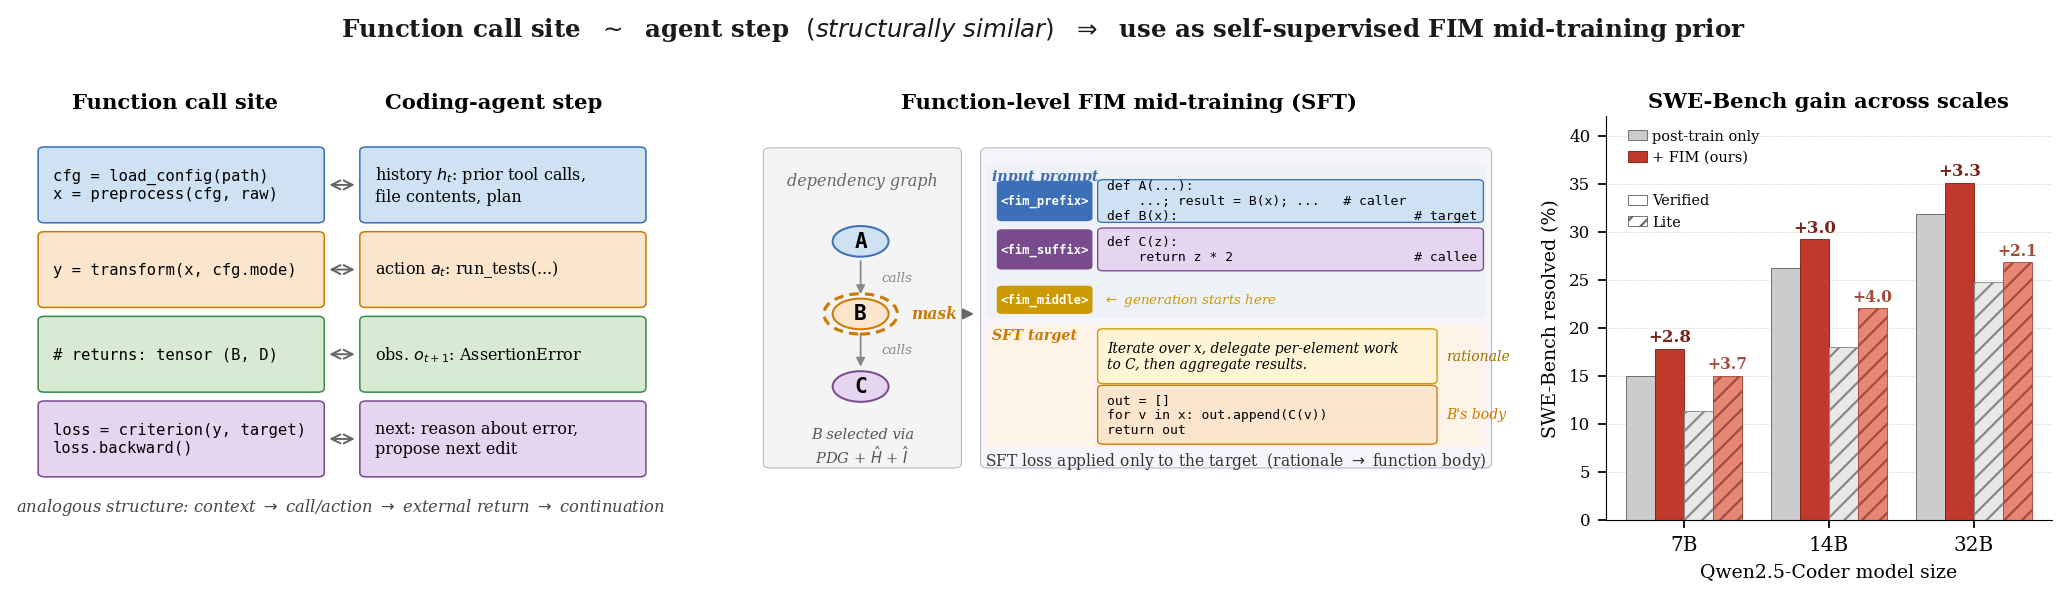

Write the Python code that produced this figure.
"""Teaser v7: fix sub-header overlap, clarify SFT framing, add 'structurally similar' to title."""
from pathlib import Path
import matplotlib.pyplot as plt
import matplotlib.patches as mpatches
from matplotlib.patches import FancyArrowPatch
import matplotlib as mpl
import numpy as np

mpl.rcParams.update({
    "font.family": "serif",
    "font.serif": ["DejaVu Serif"],
    "font.size": 9,
    "axes.linewidth": 0.5,
    "pdf.fonttype": 42,
})

ROOT = Path(__file__).resolve().parent

C_CTX  = "#cfe2f3"
C_ACT  = "#fce5cd"
C_RET  = "#d9ead3"
C_CONT = "#e6d5f0"
EDGE   = {C_CTX: "#3b6fb8", C_ACT: "#cc7a00",
          C_RET: "#3a8c4f", C_CONT: "#7a4a8e"}
C_BG_FIM = "#f7f5fb"
C_RATIONALE = "#fff5d6"
C_INPUT_TINT = "#eef2f7"   # subtle blue-grey tint for "input" group
C_TARGET_TINT = "#fdf3e9"  # subtle orange tint for "target" group


def add_block(ax, x, y, w, h, color, text, monospace=True, fs=7.0):
    rect = mpatches.FancyBboxPatch(
        (x, y), w, h,
        boxstyle="round,pad=0.004,rounding_size=0.010",
        linewidth=0.7, facecolor=color, edgecolor=EDGE[color], zorder=2,
    )
    ax.add_patch(rect)
    fam = "monospace" if monospace else "serif"
    ax.text(x + 0.020, y + h / 2, text, fontsize=fs, va="center",
            ha="left", family=fam, zorder=3)


fig = plt.figure(figsize=(13.0, 3.5))

# Reduce top margin so we have a real gap below the header
gs = fig.add_gridspec(
    1, 3,
    width_ratios=[1.40, 1.65, 1.00],
    wspace=0.18,
    left=0.012, right=0.985, bottom=0.08, top=0.80,
)

# Header — now explicit "structurally similar" wording
fig.text(0.5, 0.955,
         r"Function call site  $\sim$  agent step  "
         r"$\mathit{(structurally\ similar)}$  "
         r"$\Rightarrow$  use as self-supervised FIM mid-training prior",
         fontsize=11.0, ha="center", va="center", fontweight="bold",
         color="#1a1a1a")

# =============================================================
# LEFT PANEL — analogy
# =============================================================
axL = fig.add_subplot(gs[0, 0])
axL.set_xlim(0, 1); axL.set_ylim(0, 1)
axL.axis("off")

# Sub-headers — moved to y=1.04 (above the axes box) so they don't overlap blocks
axL.text(0.235, 1.01, "Function call site", fontsize=9.5,
         fontweight="bold", ha="center", va="bottom")
axL.text(0.745, 1.01, "Coding-agent step", fontsize=9.5,
         fontweight="bold", ha="center", va="bottom")

# Pull blocks down so they start clearly below subheaders
ROW_H = 0.180
GAP   = 0.030
y0    = 0.74        # was 0.78 in v6; lowered to give breathing room
def lrow(i): return y0 - i * (ROW_H + GAP)

LW = 0.45
RW = 0.45
LX = 0.020
RX = 0.535

add_block(axL, LX, lrow(0), LW, ROW_H, C_CTX,
          "cfg = load_config(path)\nx = preprocess(cfg, raw)", fs=7.0)
add_block(axL, LX, lrow(1), LW, ROW_H, C_ACT,
          "y = transform(x, cfg.mode)", fs=7.0)
add_block(axL, LX, lrow(2), LW, ROW_H, C_RET,
          "# returns: tensor (B, D)", fs=7.0)
add_block(axL, LX, lrow(3), LW, ROW_H, C_CONT,
          "loss = criterion(y, target)\nloss.backward()", fs=7.0)

add_block(axL, RX, lrow(0), RW, ROW_H, C_CTX,
          "history $h_t$: prior tool calls,\nfile contents, plan",
          monospace=False, fs=7.2)
add_block(axL, RX, lrow(1), RW, ROW_H, C_ACT,
          "action $a_t$: run_tests(...)",
          monospace=False, fs=7.2)
add_block(axL, RX, lrow(2), RW, ROW_H, C_RET,
          "obs. $o_{t+1}$: AssertionError",
          monospace=False, fs=7.2)
add_block(axL, RX, lrow(3), RW, ROW_H, C_CONT,
          "next: reason about error,\npropose next edit",
          monospace=False, fs=7.2)

# Bidirectional analogy arrows
for i in range(4):
    yc = lrow(i) + ROW_H / 2
    arr = FancyArrowPatch(
        (0.475, yc), (0.530, yc),
        arrowstyle="<->", mutation_scale=10,
        linewidth=0.9, color="#666666", zorder=4,
    )
    axL.add_patch(arr)

# Bottom caption — keep at lower position, no longer competing with sub-headers
axL.text(0.50, 0.005,
         "analogous structure: context $\\to$ call/action $\\to$ "
         "external return $\\to$ continuation",
         fontsize=7.4, ha="center", va="bottom",
         color="#444444", style="italic")


# =============================================================
# MIDDLE PANEL — function-level FIM as SFT (input → target)
# =============================================================
axM = fig.add_subplot(gs[0, 1])
axM.set_xlim(0, 1); axM.set_ylim(0, 1)
axM.axis("off")

# Title moved up just like left panel
axM.text(0.5, 1.01, "Function-level FIM mid-training (SFT)",
         fontsize=9.5, fontweight="bold", ha="center", va="bottom")

PDG_LEFT, PDG_RIGHT = 0.005, 0.27
FIM_LEFT, FIM_RIGHT = 0.30, 0.99

# ---------- PDG diagram ----------
pdg_bg = mpatches.FancyBboxPatch(
    (PDG_LEFT, 0.13), PDG_RIGHT - PDG_LEFT, 0.79,
    boxstyle="round,pad=0.002,rounding_size=0.010",
    linewidth=0.5, facecolor="#f4f4f4", edgecolor="#bbb",
    zorder=1,
)
axM.add_patch(pdg_bg)
axM.text((PDG_LEFT + PDG_RIGHT) / 2, 0.86,
         "dependency graph", fontsize=7.2,
         ha="center", va="top", color="#666",
         style="italic")

NODE_R = 0.038
node_A = (0.135, 0.69)
node_B = (0.135, 0.51)
node_C = (0.135, 0.33)

for (x1, y1), (x2, y2) in [(node_A, node_B), (node_B, node_C)]:
    arr = FancyArrowPatch(
        (x1, y1 - NODE_R), (x2, y2 + NODE_R),
        arrowstyle="-|>", mutation_scale=8,
        linewidth=0.8, color="#888", zorder=2,
    )
    axM.add_patch(arr)
    axM.text(x1 + 0.028, (y1 + y2) / 2, "calls",
             fontsize=6.0, ha="left", va="center",
             color="#888", style="italic", zorder=2)

circ_A = mpatches.Circle(node_A, NODE_R,
                          facecolor=C_CTX, edgecolor=EDGE[C_CTX],
                          linewidth=0.9, zorder=3)
axM.add_patch(circ_A)
axM.text(node_A[0], node_A[1], "A", fontsize=9.5, fontweight="bold",
         ha="center", va="center", family="monospace", zorder=4)

circ_B_halo = mpatches.Circle(node_B, NODE_R + 0.012,
                               facecolor="none", edgecolor=EDGE[C_ACT],
                               linewidth=1.4, linestyle=(0, (3, 2)),
                               zorder=3)
axM.add_patch(circ_B_halo)
circ_B = mpatches.Circle(node_B, NODE_R,
                          facecolor=C_ACT, edgecolor=EDGE[C_ACT],
                          linewidth=0.9, zorder=4)
axM.add_patch(circ_B)
axM.text(node_B[0], node_B[1], "B", fontsize=9.5, fontweight="bold",
         ha="center", va="center", family="monospace", zorder=5)
axM.text(node_B[0] + NODE_R + 0.030, node_B[1], "mask",
         fontsize=7.0, ha="left", va="center",
         color=EDGE[C_ACT], style="italic", fontweight="bold", zorder=5)

circ_C = mpatches.Circle(node_C, NODE_R,
                          facecolor=C_CONT, edgecolor=EDGE[C_CONT],
                          linewidth=0.9, zorder=3)
axM.add_patch(circ_C)
axM.text(node_C[0], node_C[1], "C", fontsize=9.5, fontweight="bold",
         ha="center", va="center", family="monospace", zorder=4)

axM.text((PDG_LEFT + PDG_RIGHT) / 2, 0.18,
         "B selected via\nPDG + $\\hat{H}$ + $\\hat{I}$",
         fontsize=6.6, ha="center", va="center",
         color="#555", style="italic")

arr_bridge = FancyArrowPatch(
    (PDG_RIGHT + 0.005, 0.51), (FIM_LEFT - 0.005, 0.51),
    arrowstyle="-|>", mutation_scale=10,
    linewidth=0.9, color="#666", zorder=2,
)
axM.add_patch(arr_bridge)

# ---------- FIM sample with explicit input / target grouping ----------
bg = mpatches.FancyBboxPatch(
    (FIM_LEFT, 0.13), FIM_RIGHT - FIM_LEFT, 0.79,
    boxstyle="round,pad=0.002,rounding_size=0.010",
    linewidth=0.5, facecolor=C_BG_FIM, edgecolor="#bbb5cc",
    zorder=1,
)
axM.add_patch(bg)

# --- INPUT group background (covers fim_prefix + fim_suffix + fim_middle sentinel) ---
INPUT_TOP = 0.88
INPUT_BOTTOM = 0.50    # just above the rationale-and-body block
input_group = mpatches.FancyBboxPatch(
    (FIM_LEFT + 0.006, INPUT_BOTTOM),
    (FIM_RIGHT - FIM_LEFT) - 0.012,
    INPUT_TOP - INPUT_BOTTOM,
    boxstyle="round,pad=0.0,rounding_size=0.008",
    linewidth=0.0, facecolor=C_INPUT_TINT, zorder=1.5,
)
axM.add_patch(input_group)
# 'input (prompt)' label on the left edge of the input group
axM.text(FIM_LEFT + 0.014, INPUT_TOP - 0.012, "input prompt",
         fontsize=6.4, ha="left", va="top",
         color="#3b6fb8", fontweight="bold", style="italic", zorder=10)

# --- TARGET group background ---
TARGET_TOP = 0.485
TARGET_BOTTOM = 0.18
target_group = mpatches.FancyBboxPatch(
    (FIM_LEFT + 0.006, TARGET_BOTTOM),
    (FIM_RIGHT - FIM_LEFT) - 0.012,
    TARGET_TOP - TARGET_BOTTOM,
    boxstyle="round,pad=0.0,rounding_size=0.008",
    linewidth=0.0, facecolor=C_TARGET_TINT, zorder=1.5,
)
axM.add_patch(target_group)
axM.text(FIM_LEFT + 0.014, TARGET_TOP - 0.012, "SFT target",
         fontsize=6.4, ha="left", va="top",
         color="#cc7a00", fontweight="bold", style="italic", zorder=10)


def add_fim_row(y, h, sentinel, body_text, body_color, sentinel_color,
                body_fs=6.2, kind="code", body_right_inset=0.075):
    PILL_W = 0.130
    PILL_X = FIM_LEFT + 0.020
    pill = mpatches.FancyBboxPatch(
        (PILL_X, y), PILL_W, h,
        boxstyle="round,pad=0.0,rounding_size=0.008",
        linewidth=0.0, facecolor=sentinel_color, zorder=3,
    )
    axM.add_patch(pill)
    axM.text(PILL_X + PILL_W / 2, y + h / 2, sentinel,
             fontsize=5.5, ha="center", va="center",
             family="monospace", color="white", fontweight="bold", zorder=4)
    body_x = PILL_X + PILL_W + 0.010
    body_w = FIM_RIGHT - body_right_inset - body_x
    rect = mpatches.FancyBboxPatch(
        (body_x, y), body_w, h,
        boxstyle="round,pad=0.003,rounding_size=0.008",
        linewidth=0.6, facecolor=body_color,
        edgecolor=EDGE.get(body_color, "#888"), zorder=3,
    )
    axM.add_patch(rect)
    fam = "monospace" if kind == "code" else "serif"
    style = "italic" if kind == "cot" else "normal"
    axM.text(body_x + 0.010, y + h / 2, body_text,
             fontsize=body_fs, va="center", ha="left",
             family=fam, style=style, zorder=4)


# Within input group:
#   <fim_prefix> ... (file context up to B's signature)
#   <fim_suffix> ... (file context after B)
#   <fim_middle>     (just the sentinel — signals start of generation)
add_fim_row(0.74, 0.10, "<fim_prefix>",
            "def A(...):\n    ...; result = B(x); ...   # caller\ndef B(x):                              # target",
            C_CTX, "#3b6fb8", 5.9, "code", body_right_inset=0.012)

add_fim_row(0.62, 0.10, "<fim_suffix>",
            "def C(z):\n    return z * 2                       # callee",
            C_CONT, "#7a4a8e", 5.9, "code", body_right_inset=0.012)

# fim_middle sentinel only — no body in input; the target follows
sentinel_only_y, sentinel_only_h = 0.51, 0.07
PILL_W_S = 0.130
PILL_X_S = FIM_LEFT + 0.020
pill_mid = mpatches.FancyBboxPatch(
    (PILL_X_S, sentinel_only_y), PILL_W_S, sentinel_only_h,
    boxstyle="round,pad=0.0,rounding_size=0.008",
    linewidth=0.0, facecolor="#cc9a00", zorder=3,
)
axM.add_patch(pill_mid)
axM.text(PILL_X_S + PILL_W_S / 2, sentinel_only_y + sentinel_only_h / 2,
         "<fim_middle>",
         fontsize=5.5, ha="center", va="center",
         family="monospace", color="white", fontweight="bold", zorder=4)
# Hint that input ends here
axM.text(PILL_X_S + PILL_W_S + 0.014,
         sentinel_only_y + sentinel_only_h / 2,
         "$\\leftarrow$ generation starts here",
         fontsize=6.0, ha="left", va="center",
         color="#cc9a00", style="italic", zorder=4)

# --- Target group: rationale + body (the SFT label) ---
rationale_y, rationale_h = 0.34, 0.13
body_x_r = PILL_X_S + PILL_W_S + 0.010
body_w_r = FIM_RIGHT - 0.075 - body_x_r
rect_r = mpatches.FancyBboxPatch(
    (body_x_r, rationale_y), body_w_r, rationale_h,
    boxstyle="round,pad=0.003,rounding_size=0.008",
    linewidth=0.6, facecolor=C_RATIONALE, edgecolor="#cc9a00", zorder=3,
)
axM.add_patch(rect_r)
axM.text(body_x_r + 0.010, rationale_y + rationale_h / 2,
         "Iterate over x, delegate per-element work\n"
         "to C, then aggregate results.",
         fontsize=6.2, va="center", ha="left",
         family="serif", style="italic", zorder=4)

body_y, body_h = 0.19, 0.14
rect_b = mpatches.FancyBboxPatch(
    (body_x_r, body_y), body_w_r, body_h,
    boxstyle="round,pad=0.003,rounding_size=0.008",
    linewidth=0.6, facecolor=C_ACT, edgecolor=EDGE[C_ACT], zorder=3,
)
axM.add_patch(rect_b)
axM.text(body_x_r + 0.010, body_y + body_h / 2,
         "out = []\nfor v in x: out.append(C(v))\nreturn out",
         fontsize=5.9, va="center", ha="left",
         family="monospace", zorder=4)

# Right-side annotation labels for the two target sub-blocks
axM.text(FIM_RIGHT - 0.060, rationale_y + rationale_h / 2,
         "rationale", fontsize=6.3, ha="left", va="center",
         color="#a07000", style="italic")
axM.text(FIM_RIGHT - 0.060, body_y + body_h / 2,
         "B's body", fontsize=6.3, ha="left", va="center",
         color="#cc7a00", style="italic")

# Bottom caption
axM.text((FIM_LEFT + FIM_RIGHT) / 2, 0.145,
         "SFT loss applied only to the target  "
         "(rationale $\\to$ function body)",
         fontsize=7.0, ha="center", va="center",
         color="#333333")


# =============================================================
# RIGHT PANEL — Result bars
# =============================================================
axR = fig.add_subplot(gs[0, 2])
sizes = ["7B", "14B", "32B"]
post_v = [15.0, 26.2, 31.8]
ours_v = [17.8, 29.2, 35.1]
post_l = [11.3, 18.0, 24.7]
ours_l = [15.0, 22.0, 26.8]

x = np.arange(len(sizes))
w = 0.20

axR.bar(x - 1.5*w, post_v, w, color="#cccccc", edgecolor="#666666",
        linewidth=0.4)
axR.bar(x - 0.5*w, ours_v, w, color="#c0392b", edgecolor="#7a2418",
        linewidth=0.4)
axR.bar(x + 0.5*w, post_l, w, color="#e8e8e8", edgecolor="#888888",
        linewidth=0.4, hatch="///")
axR.bar(x + 1.5*w, ours_l, w, color="#e88675", edgecolor="#a34c3a",
        linewidth=0.4, hatch="///")

for xi, p, o in zip(x, post_v, ours_v):
    axR.annotate(f"+{o - p:.1f}",
                 xy=(xi - 0.5*w, o), xytext=(0, 3),
                 textcoords="offset points",
                 ha="center", fontsize=7.5, color="#7a2418",
                 fontweight="bold")
for xi, p, o in zip(x, post_l, ours_l):
    axR.annotate(f"+{o - p:.1f}",
                 xy=(xi + 1.5*w, o), xytext=(0, 3),
                 textcoords="offset points",
                 ha="center", fontsize=7.0, color="#a34c3a",
                 fontweight="bold")

axR.set_xticks(x)
axR.set_xticklabels(sizes, fontsize=9)
axR.set_xlabel("Qwen2.5-Coder model size", fontsize=8.5)
axR.set_ylabel("SWE-Bench resolved (%)", fontsize=8.5)
axR.set_ylim(0, 42)
axR.tick_params(axis="y", labelsize=7.5)
axR.grid(axis="y", linestyle=":", linewidth=0.3, color="grey", alpha=0.6)
axR.set_axisbelow(True)
axR.spines["top"].set_visible(False)
axR.spines["right"].set_visible(False)

post_handle = mpatches.Patch(facecolor="#cccccc", edgecolor="#666",
                              linewidth=0.4, label="post-train only")
ours_handle = mpatches.Patch(facecolor="#c0392b", edgecolor="#7a2418",
                              linewidth=0.4, label="+ FIM (ours)")
v_handle = mpatches.Patch(facecolor="white", edgecolor="#666",
                           linewidth=0.4, label="Verified")
l_handle = mpatches.Patch(facecolor="white", edgecolor="#666",
                           linewidth=0.4, hatch="///", label="Lite")

leg1 = axR.legend(handles=[post_handle, ours_handle],
                  loc="upper left", bbox_to_anchor=(0.02, 1.00),
                  fontsize=6.5, frameon=False,
                  handlelength=1.3, handletextpad=0.4)
axR.add_artist(leg1)
axR.legend(handles=[v_handle, l_handle],
           loc="upper left", bbox_to_anchor=(0.02, 0.84),
           fontsize=6.5, frameon=False,
           handlelength=1.3, handletextpad=0.4)

axR.set_title("SWE-Bench gain across scales",
              fontsize=9.5, fontweight="bold", pad=4)

out = ROOT / "teaser_v8.pdf"
fig.savefig(out, bbox_inches="tight")
out_png = ROOT / "teaser_v8.png"
fig.savefig(out_png, dpi=160, bbox_inches="tight")
print(f"wrote {out}")
